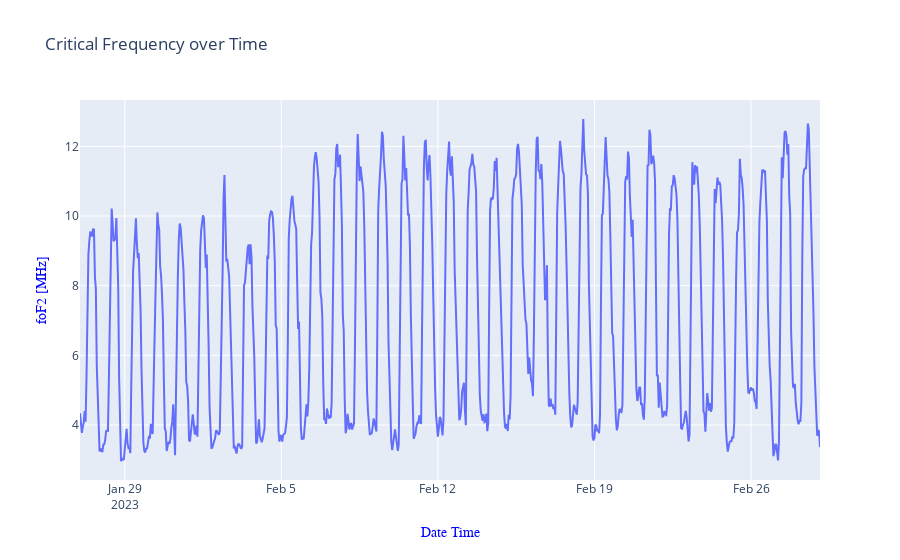

Notebook code cell kept with this figure:
### Markdown cell above
Looks like there are no outliers!, maximum foF2 is at 12.785 Hz, minimum is at 2.96

### Code cell
fig = px.line(y, x=y.index, y='foF2', title='Critical Frequency over Time')

fig.update_layout(
    xaxis_title='Date Time',
    yaxis_title='foF2 [MHz]',  # Or any unit you want, such as 'foF2 [Hz]'
    xaxis_title_font=dict(size=14, family='Arial', color='blue'),
    yaxis_title_font=dict(size=14, family='Arial', color='blue')
)

# Show the plot
fig.show()

### Figure 1 — Plotly figure (JSON) as saved in the notebook; plotly's stock layout.template omitted (floating-point values rounded to 4 significant figures; data arrays with more than 128 entries replaced by an {"elided": "..."} marker saying what was removed)
{"data": [{"hovertemplate": "Time=%{x}<br>foF2=%{y}<extra></extra>", "legendgroup": "", "line": {"color": "#636efa", "dash": "solid"}, "marker": {"symbol": "circle"}, "mode": "lines", "name": "", "orientation": "v", "showlegend": false, "type": "scatter", "x": {"elided": "795 str values"}, "xaxis": "x", "y": {"elided": "795 float values"}, "yaxis": "y"}], "layout": {"legend": {"tracegroupgap": 0}, "title": {"text": "Critical Frequency over Time"}, "xaxis": {"anchor": "y", "domain": [0, 1], "title": {"font": {"color": "blue", "family": "Arial", "size": 14}, "text": "Date Time"}}, "yaxis": {"anchor": "x", "domain": [0, 1], "title": {"font": {"color": "blue", "family": "Arial", "size": 14}, "text": "foF2 [MHz]"}}}}
